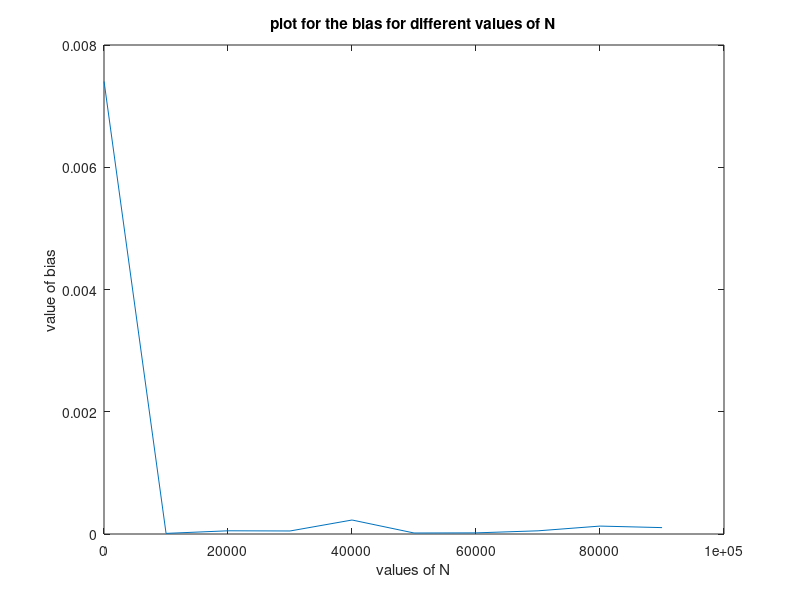

MATLAB code for this plot:
clc
clear all
close all
%% Realizing the bias of the estimator for different values of N
%% y(t) = m + n(t) t= 1,....,N
est_m = zeros(1,1000);
b = zeros(1,10);
i = 1;
for N = 10:10000:100000
for mc = 1:1000
m = 5; %%choose m = 5
n = randn(1,N);  
y = m + n;
y = y';
%plot(y)
%% Creating a Maximum Likelihood Estimator
est_m(mc) = (1/N)*sum(y);
end
exp_est_m = sum(est_m)/mc;
%%calculating the bias
b(i) = exp_est_m - m;
b(i) = abs(b(i));
i = i+1;
end
plot(10:10000:100000,b);
title('plot for the bias for different values of N')
xlabel('values of N')
ylabel('value of bias')